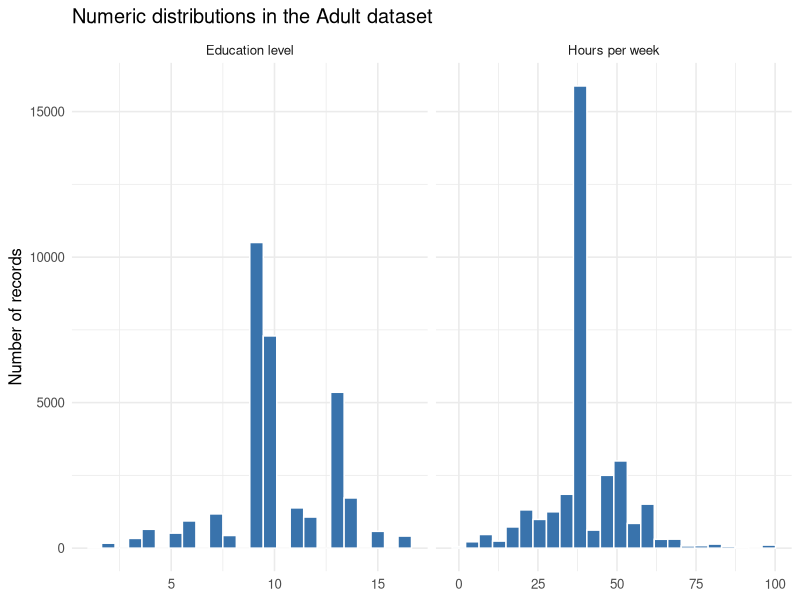
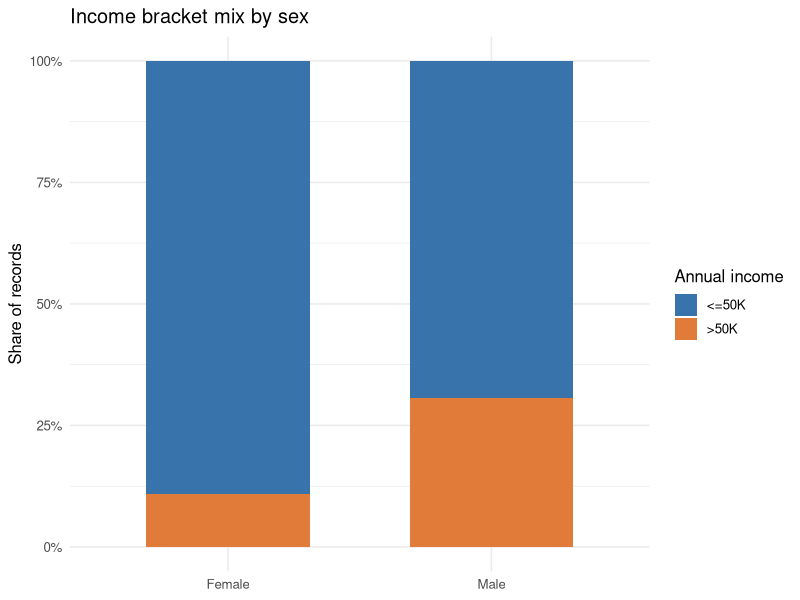

The R script that drew these images, in order: (Note: this script raises an error after producing the figures.)
# Census and population data exploration
# Run from the repository root: Rscript analysis.R

library(ggplot2)
library(tidyverse)
library(psych)

# 1. Adult income dataset: inspect numeric and categorical distributions.
adult <- read_csv("data/adult.csv", show_col_types = FALSE,
                  na = c("", "NA", "?")) |>
  mutate(across(where(is.character), str_trim))

adult |> select(age, `education-num`, `hours-per-week`, `capital-gain`,
                `capital-loss`) |> summary()
adult |> count(sex, `income-bracket`)

adult_distributions <- bind_rows(
  adult |> transmute(value = `education-num`, variable = "Education level"),
  adult |> transmute(value = `hours-per-week`, variable = "Hours per week")
) |>
  ggplot(aes(x = value)) +
  geom_histogram(bins = 24, fill = "#3973ac", color = "white") +
  facet_wrap(~ variable, scales = "free_x") +
  labs(title = "Numeric distributions in the Adult dataset",
       x = NULL, y = "Number of records") +
  theme_minimal(base_size = 12)
ggsave("images/adult-distributions.svg", adult_distributions,
       width = 10, height = 4.5)

income_by_sex <- adult |>
  filter(!is.na(sex), !is.na(`income-bracket`)) |>
  count(sex, `income-bracket`) |>
  group_by(sex) |>
  mutate(proportion = n / sum(n)) |>
  ggplot(aes(x = sex, y = proportion, fill = `income-bracket`)) +
  geom_col(width = 0.62) +
  scale_y_continuous(labels = scales::percent) +
  scale_fill_manual(values = c("<=50K" = "#3973ac", ">50K" = "#e07b39")) +
  labs(title = "Income bracket mix by sex",
       x = NULL, y = "Share of records", fill = "Annual income") +
  theme_minimal(base_size = 12)
ggsave("images/income-by-sex.svg", income_by_sex, width = 7, height = 4.5)

# Pairwise view of numeric variables. A fixed seed makes the sample reproducible.
set.seed(441)
numeric_sample <- adult |>
  select(age, fnlwgt, `education-num`, `capital-gain`, `capital-loss`,
         `hours-per-week`) |>
  slice_sample(n = min(1000, n()))
svg("images/numeric-pairs.svg", width = 8, height = 8)
pairs(numeric_sample, main = "Pairwise relationships in a sample of Adult records")
dev.off()

# 2. Combine alternating-year population tables and make year columns.
population_even <- read_csv("data/population_even.csv", show_col_types = FALSE)
population_odd <- read_csv("data/population_odd.csv", show_col_types = FALSE)

population <- full_join(population_even, population_odd,
                        by = c("STATE", "NAME")) |>
  rename_with(~ str_remove(.x, "^POPESTIMATE"), starts_with("POPESTIMATE")) |>
  select(STATE, NAME, all_of(as.character(2010:2019))) |>
  arrange(NAME)

# Interpolate internal gaps using adjacent years. The source's Wisconsin 2019
# cell is absent at the end of the series, so restore the Vintage 2020 Census
# estimate (5,822,434) instead of carrying forward the 2018 value.
for (year in 2011:2018) {
  missing <- is.na(population[[as.character(year)]])
  if (any(missing)) {
    population[[as.character(year)]][missing] <- rowMeans(
      cbind(population[[as.character(year - 1)]][missing],
            population[[as.character(year + 1)]][missing]), na.rm = TRUE)
  }
}
population$`2019`[population$NAME == "Wisconsin"] <- 5822434

stopifnot(!anyNA(population[as.character(2010:2019)]))

# Per-geography maximum and sum of annual population estimates. The latter is
# a person-year total across ten observations, not a population count.
population_summary <- population |>
  rowwise() |>
  mutate(max_annual_population = max(c_across(all_of(as.character(2010:2019)))),
         person_years_2010_2019 = sum(c_across(all_of(as.character(2010:2019))))) |>
  ungroup() |>
  select(STATE, NAME, max_annual_population, person_years_2010_2019)
print(population_summary)

# Trend chart for three selected states.
state_trends <- population |>
  filter(NAME %in% c("California", "Illinois", "New York")) |>
  pivot_longer(cols = all_of(as.character(2010:2019)),
               names_to = "year", values_to = "population") |>
  mutate(year = as.integer(year))

state_population_plot <- ggplot(state_trends,
                                aes(year, population / 1e6,
                                    color = NAME, group = NAME)) +
  geom_line(linewidth = 1) + geom_point(size = 2) +
  scale_x_continuous(breaks = 2010:2019) +
  scale_color_manual(values = c("California" = "#3973ac",
                                "Illinois" = "#e07b39",
                                "New York" = "#4b9b75")) +
  labs(title = "Selected state population estimates, 2010–2019",
       x = "Year", y = "Estimated population (millions)", color = "State") +
  theme_minimal(base_size = 12) +
  theme(axis.text.x = element_text(angle = 35, hjust = 1))
ggsave("images/state-population-trends.svg", state_population_plot,
       width = 9, height = 5)

# The files contain the 50 states, Washington, D.C., and Puerto Rico. This sum
# combines all listed geographies and must not be labeled the U.S. population.
combined_geography_estimate_2019 <- sum(population$`2019`)
message("2019 sum across the 50 states, D.C., and Puerto Rico: ",
        format(combined_geography_estimate_2019, big.mark = ","))
